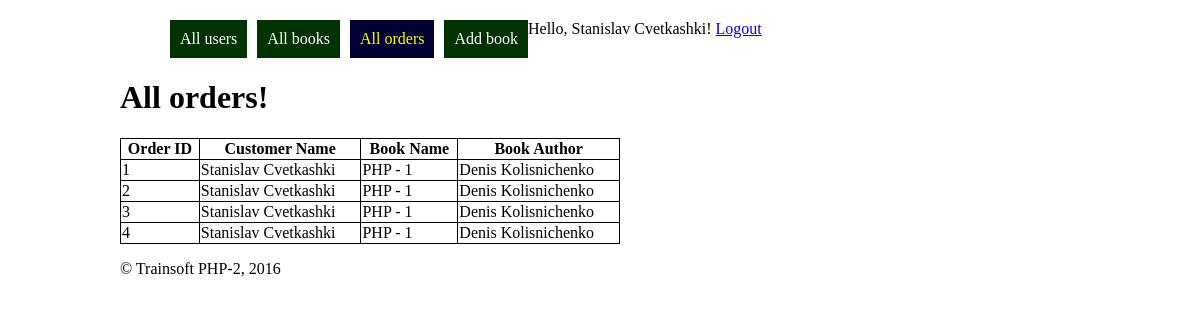
Screenshot of /orders.php (signed in) with the database file from the repository.
### tables this page shows
CREATE TABLE `orders` (
  `orderId` int(11) NOT NULL,
  `customerId` int(11) NOT NULL,
  `bookId` int(11) NOT NULL,
  `orderDate` datetime NOT NULL
);

CREATE TABLE `customers` (
  `customerId` int(11) NOT NULL,
  `customerName` varchar(255) NOT NULL,
  `customerPass` varchar(255) NOT NULL,
  `customerEmail` varchar(255) NOT NULL
);

CREATE TABLE `books` (
  `bookId` int(11) NOT NULL,
  `bookHead` varchar(255) NOT NULL,
  `bookAuthor` varchar(255) NOT NULL,
  `bookPrice` float(10,0) NOT NULL
);

### db.php (called while the page is built, shortened)
<?php
	class DB {
		private $host = 'localhost';
		private $user = 'root';
		private $pass = 'c1715am';
		private $db = 'trainsoft1';
		function __construct() {
			$this->link = new mysqli($this->host,
				$this->user, $this->pass, $this->db);
		}
	}

### Book.php (called while the page is built, shortened)
<?php
	class Book extends User {
		function getAllOrders() {
			$sql = 'select orders.orderId, customers.customerName, books.bookHead
			,books.bookAuthor from orders
			join customers on orders.customerId = customers.customerId
			join books on orders.bookId = books.bookId';
			$res = mysqli_query($this->link, $sql);
			$arr = array();
			while($row = mysqli_fetch_assoc($res)) {
				$arr[] = $row;
			}
			return $arr;
		}
	}
	$b = new Book();
 ?>

### orders.php (the view, shortened to what this page needs)
<?php session_start(); include 'Book.php'; ?>
<html>
<head>
	<link rel="stylesheet" href="css/css.css">
</head>
<body>
	<div id="wrapper">
		<header id="master-head">
			<nav>
				<ul>
					<li><a href="index.php">All users</a></li>
					<li><a href="books.php">All books</a></li>
					<li><a href="orders.php" class="clicked">All orders</a></li>
					<li><a href="createBook.php">Add book</a></li>
					<?php if(isset($_SESSION['user'])) {
					echo 'Hello, '.$_SESSION['user'].'! <a href="logout.php">Logout</a>';
					}
					else {
						echo '<li><a href="reg.php">Register</a></li>
						<li><a href="login.php">Login</a></li>';
					}
				?>
				</ul>
			</nav>
		</header>
		<div id="main-part">
			<h1>All orders!</h1>
			<table>
				<thead>
					<tr>
						<th>Order ID</th>
						<th>Customer Name</th>
						<th>Book Name</th>
						<th>Book Author</th>
					</tr>
				</thead>
			<?php
				$allOrd = $b->getAllOrders();
				if(isset($_SESSION['user'])) {
						foreach ($allOrd as $value) {
							echo '<tr>';
							foreach ($value as $value2) {
								echo '<td>'.$value2.'</td>';
							}
								echo '</tr>';
						}
				}
			 ?>
			</table>
		</div>
		<footer>
			<p>&copy; Trainsoft PHP-2, 2016</p>
		</footer>
	</div>
</body>
</html>

### css/css.css (style rules this page uses)
#wrapper { width: 960px; margin:20px auto; }
#master-head nav ul:after { clear: both; display: block; content: ""; height: 0; }
#master-head nav ul li { float:left; list-style: none; }
#master-head nav ul li a { color:#fff; background: #003300; padding: 10px; display: inline-block; text-decoration: none; margin-left: 10px; }
#master-head nav ul li a.clicked { background: #000033; color:yellow; }

### orders.php (style rules this page uses)
table { border:1px solid #000; border-collapse: collapse; width: 500px; }
th,td { border: 1px solid #000; }

### rows the page displays
orders: orderId "1", customerId.customerName "Stanislav Cvetkashki", bookId.bookHead "PHP - 1", bookId.bookAuthor "Denis Kolisnichenko"
orders: orderId "2", customerId.customerName "Stanislav Cvetkashki", bookId.bookHead "PHP - 1", bookId.bookAuthor "Denis Kolisnichenko"
orders: orderId "3", customerId.customerName "Stanislav Cvetkashki", bookId.bookHead "PHP - 1", bookId.bookAuthor "Denis Kolisnichenko"
orders: orderId "4", customerId.customerName "Stanislav Cvetkashki", bookId.bookHead "PHP - 1", bookId.bookAuthor "Denis Kolisnichenko"

### other values shown
$_SESSION['user'] "Stanislav Cvetkashki"
